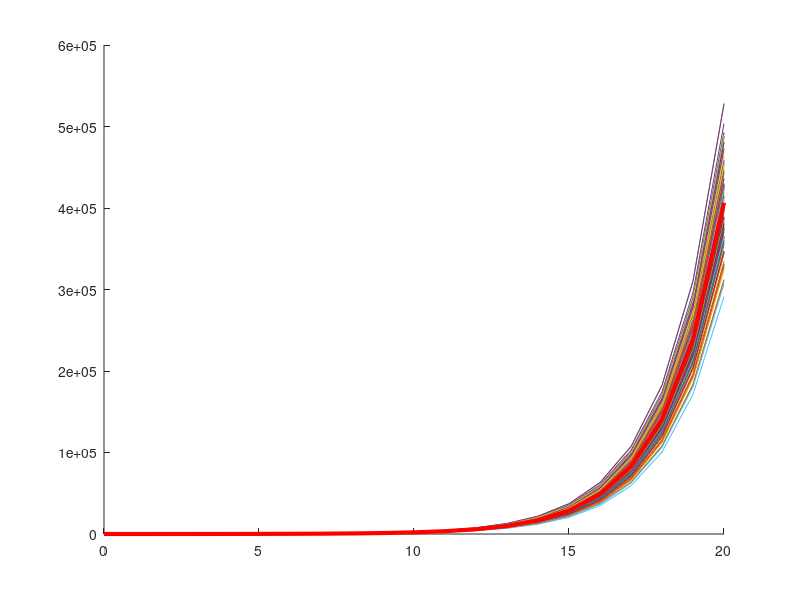

Write MATLAB code to recreate this figure.
r = 0.7;        %rate of reproduction (newborn per current animal per year)

n = 1;          %how often do we "compound"
p = r/n;        %rate of reproduction per "time step"

T = 20;         %number of years
deltaT = 1/n;   %time step

tt = deltaT*(0:(n*T));      %all time instances when we change the population size

figure; hold on;

max_final = 0;
min_final = Inf;

n_trials = 100;
time_elapsed = zeros(1, n_trials);

for j=1:n_trials;
   tic
   m = 10;    %init population size
   mm = [m];
   for t=tt(2:end);
		std_div = sqrt(m*p*(1 - p));
		thing_mean = m * p;
		sampled = normrnd(thing_mean, std_div);
		m=m+sampled;  %updated/current population size
		mm = [mm, m];  %population change history
   end

   plot(tt, mm);
   
   if (max_final < mm(end))
       max_final = mm(end);
   else
       if (min_final > mm(end))
           min_final = mm(end);
       end
   end
   
   time_elapsed(j) = toc;
end


plot(tt, mm(1)*(1+p).^(0:(n*T)), 'r', 'LineWidth', 3);

spread = (max_final - min_final)
relative_spread = (max_final - min_final) / ( mm(1)*(1+p)^(n*T) )
%	mean(time_elapsed)
%	plot(time_elapsed)
%	hist(time_elapsed)
csvwrite('runtimes-normrnd.csv',time_elapsed)
pause
